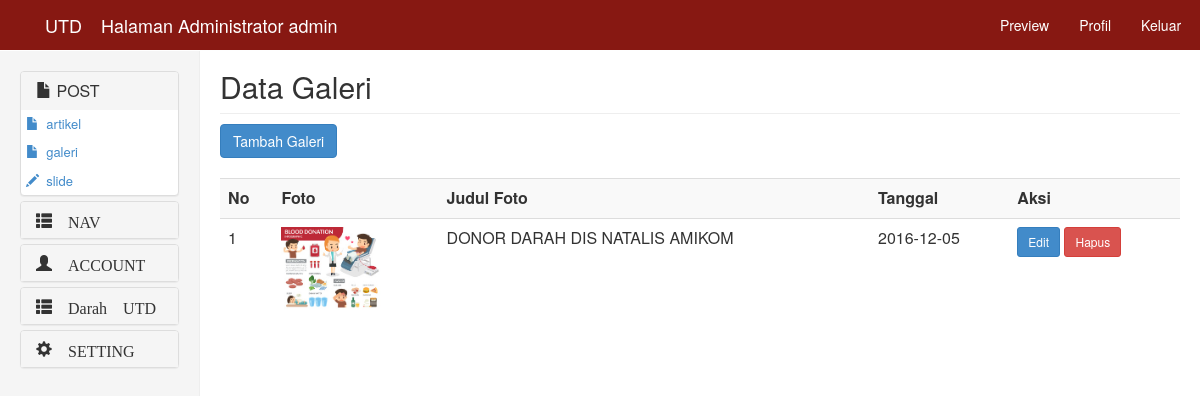
/admin/admin.php?tampil=galeri (signed in), run on the app's committed database.
### tables this page shows
CREATE TABLE IF NOT EXISTS `galeri` (
  `id_galeri` int(5) NOT NULL,
  `judul` varchar(50) NOT NULL,
  `gambar` varchar(50) NOT NULL,
  `tanggal` date NOT NULL
);

### admin/galeri/galeri_tampil.php (the view, shortened to what this page needs)
<h2 class="sub-header">Data Galeri</h2>
<a href="?tampil=galeri_tambah" class="btn btn-primary">Tambah Galeri</a><br><br>
<div class="table-responsive">
	<table class="table table-striped">
	<tr>
		<th>No</th>
		<th>Foto</th>
		<th>Judul Foto</th>
		<th>Tanggal</th>
		<th>Aksi</th>
	</tr>
	<?php
		$no=1;
		$tampil = mysqli_query($koneksi, "SELECT * FROM galeri") or die(mysqli_error($koneksi));
		while($data = mysqli_fetch_array($tampil)){
	?>
	<tr>
		<td> <?= $no; ?> </td>
		<td> <img src="../gambar/galeri/<?= $data['gambar']; ?>" width="100"> </td>
		<td> <?= $data['judul']; ?> </td>
		<td> <?= $data['tanggal']; ?> </td>
		<td>
			<a href="?tampil=galeri_edit&id=<?= $data['id_galeri']; ?>" class="btn btn-primary btn-sm"> Edit </a>
			<a onclick="return konfirmasihapus()" href="?tampil=galeri_hapus&id=<?= $data['id_galeri']; ?>" class="btn btn-danger btn-sm"> Hapus </a>
		</td>
	</tr>
	<?php
			$no++;
		}
	?>
</table>

### css/admin.css (style rules this page uses)
.sub-header { margin-top: 50px; padding-bottom: 10px; border-bottom: 1px solid #eee; }

### data on the page
galeri: gambar (picture), judul "DONOR DARAH DIS NATALIS AMIKOM", tanggal "2016-12-05"

### other printed values
$_SESSION['username'] "admin"
